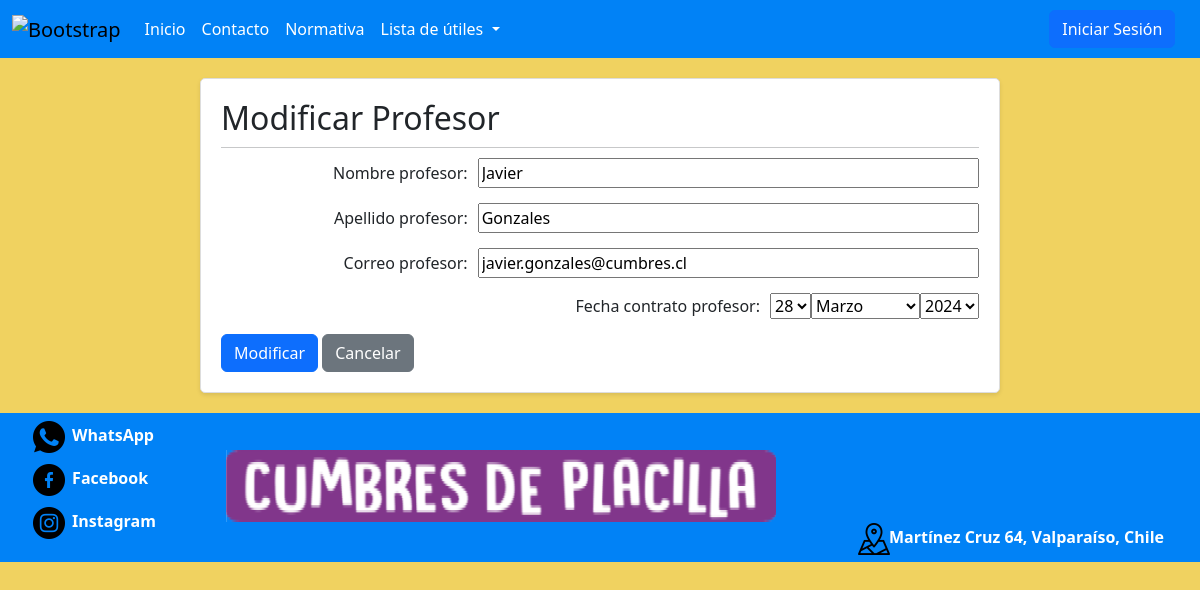
The app's page /SitioWeb/modificarProfesor/4, older data.
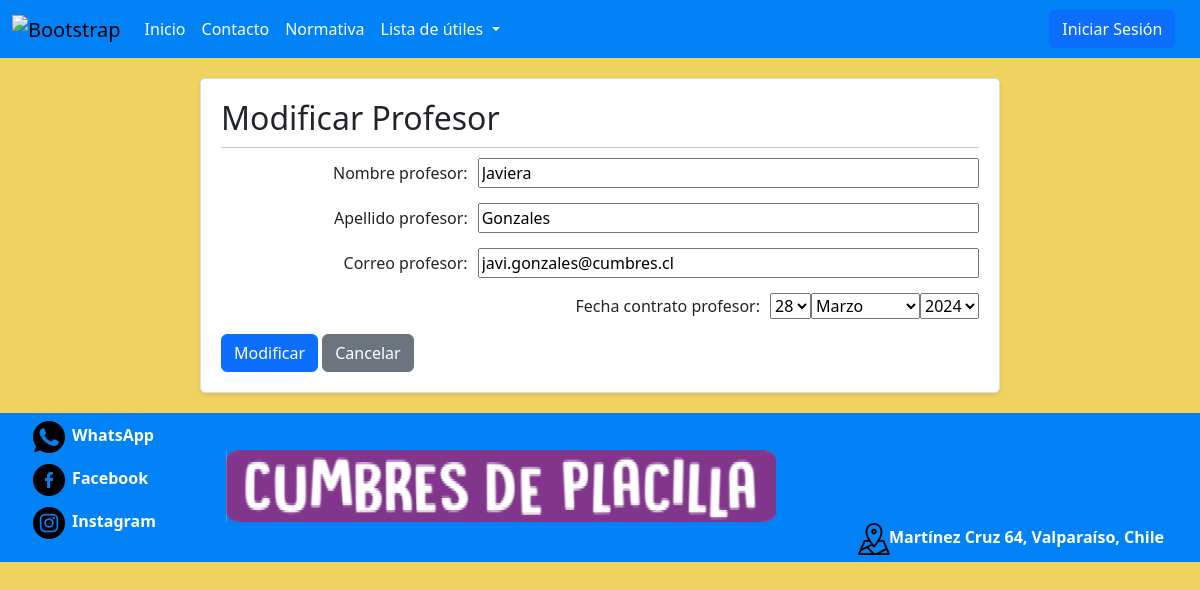
The same page, newer data.
### SitioWeb/models.py (models this page shows, shortened)
class Profesor(models.Model):
    nombre_prof = models.CharField(max_length=20)
    apellido_prof = models.CharField(max_length=20)
    correo_prof = models.EmailField(max_length=254)
    fec_contra_prof = models.DateField()
    class Meta:
        db_table = 'SitioWeb_profesor'

### SitioWeb/views.py (the view, shortened to what this page needs)
# urls.py: path('modificarProfesor/<int:id>', modificarProfesor, name='modificarProfesor'),
def modificarProfesor(request, id):
    profesor = get_object_or_404(Profesor, id=id)
    data = {
        'form': profesorForm(instance=profesor),
        'profesor': profesor
    }
    return render(request, 'paginas/modificarProfesor.html', data)

### SitioWeb/forms.py
class profesorForm(forms.ModelForm):
    class Meta:
        model = Profesor
        fields = '__all__'
        widgets = {
            "fec_contra_prof": forms.SelectDateWidget()
        }

### SitioWeb/templates/paginas/modificarProfesor.html (shortened to what the changed rows need)
{% load static %}
<!DOCTYPE html>
<html lang="en">
<head>
 <link href="https://cdn.jsdelivr.net/npm/bootstrap@5.3.3/dist/css/bootstrap.min.css" rel="stylesheet">
 <link type='text/css' href="{%static "css/style.css"%}" rel="stylesheet" />
</head>
<body>
    <main class="form-container">
      <div class="card">
          <div class="card-body">
              <h2>Modificar Profesor</h2>
              <form method="post" action="{% url 'modificarProfesor' id=profesor.id %}">
                  <div class="form-group">
                      <label for="id_nombre_prof">Nombre profesor:</label>
                      {{ form.nombre_prof }}
                  </div>
                  <div class="form-group">
                      <label for="id_apellido_prof">Apellido profesor:</label>
                      {{ form.apellido_prof }}
                  </div>
                  <div class="form-group">
                      <label for="id_correo_prof">Correo profesor:</label>
                      {{ form.correo_prof }}
                  </div>
              </form>
          </div>
      </div>
  </main>
</body>
</html>

Row changes from the older to the newer data that the page shows:
changed Profesor "Gonzales": nombre_prof "Javier" → "Javiera"; correo_prof "javier.gonzales@cumbres.cl" → "javi.gonzales@cumbres.cl"
